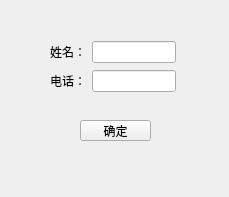
<?xml version="1.0" encoding="UTF-8"?>
<ui version="4.0">
 <class>addPerson</class>
 <widget class="QWidget" name="addPerson">
  <property name="geometry">
   <rect>
    <x>0</x>
    <y>0</y>
    <width>229</width>
    <height>197</height>
   </rect>
  </property>
  <property name="windowTitle">
   <string>添加联系人</string>
  </property>
  <property name="windowIcon">
   <iconset resource="images.qrc">
    <normaloff>:/9040497_lightning_icon.ico</normaloff>:/9040497_lightning_icon.ico</iconset>
  </property>
  <widget class="QPushButton" name="pushButtonAddButton">
   <property name="geometry">
    <rect>
     <x>80</x>
     <y>120</y>
     <width>71</width>
     <height>21</height>
    </rect>
   </property>
   <property name="text">
    <string>确定</string>
   </property>
  </widget>
  <widget class="QWidget" name="layoutWidget">
   <property name="geometry">
    <rect>
     <x>50</x>
     <y>40</y>
     <width>126</width>
     <height>54</height>
    </rect>
   </property>
   <layout class="QVBoxLayout" name="verticalLayout">
    <item>
     <layout class="QHBoxLayout" name="horizontalLayout">
      <item>
       <widget class="QLabel" name="label">
        <property name="text">
         <string>姓名：</string>
        </property>
       </widget>
      </item>
      <item>
       <widget class="QLineEdit" name="lineEditName"/>
      </item>
     </layout>
    </item>
    <item>
     <layout class="QHBoxLayout" name="horizontalLayout_2">
      <item>
       <widget class="QLabel" name="label_2">
        <property name="text">
         <string>电话：</string>
        </property>
       </widget>
      </item>
      <item>
       <widget class="QLineEdit" name="lineEditPhone"/>
      </item>
     </layout>
    </item>
   </layout>
  </widget>
 </widget>
 <resources>
  <include location="images.qrc"/>
 </resources>
 <connections/>
</ui>
